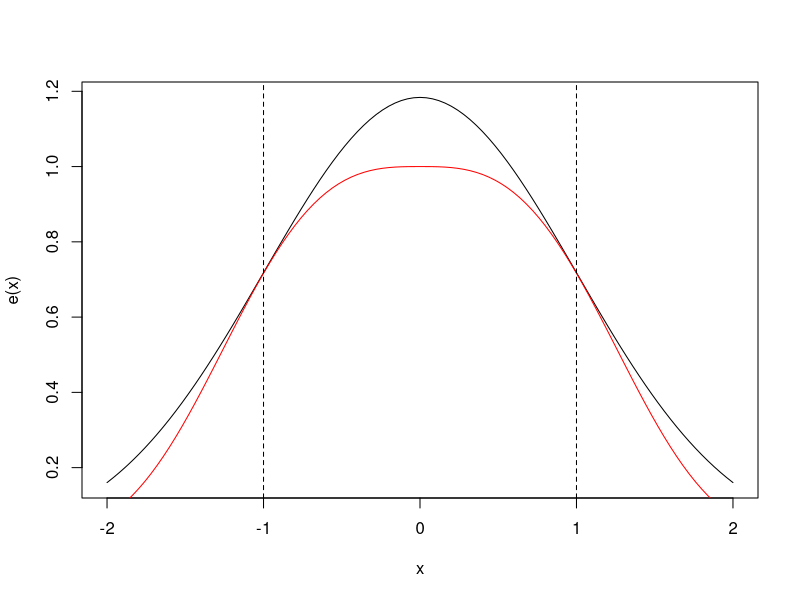
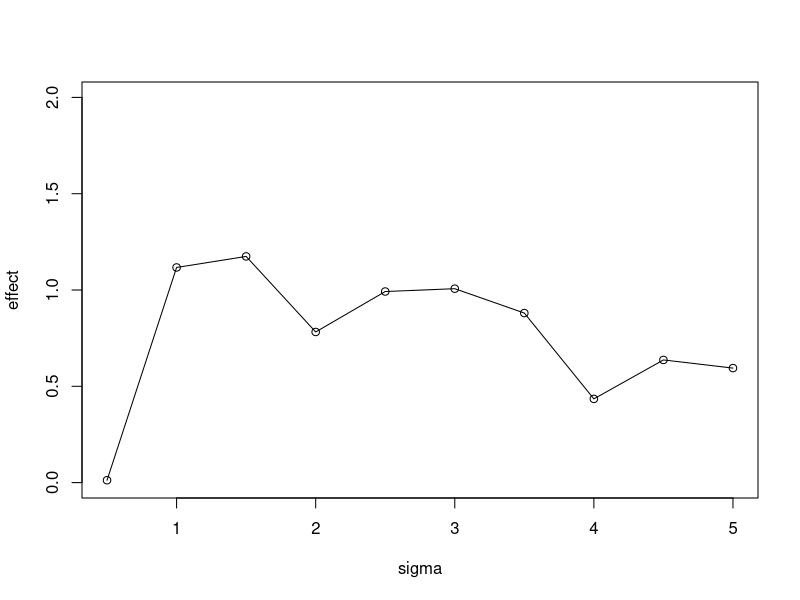

These charts were generated, in order, by the following R code:
## ---- chunk 1
e = function(x) {dnorm(x)/0.337}     ## optimal choice of \alpha under this proposaldensity
h = function(x) {exp(-abs(x)^3/3)}
curve(e(x), from=-2, to=2)
curve(h(x), add=T, col="red")
abline(v=c(-1,1), lty=2)

n = 100000
x = rnorm(n,0,1)
u = runif(n)
y = x[u<h(x)/e(x)]
mu_mc = mean(y^2)
V_mc = var (y^2)/n

## ---- chunk 2
set.seed(1)
sigma = seq(0.5,5,0.5)
effect = numeric(10)
mumrx = matrix (0, nrow = 10, ncol = 50)
muvec = numeric(10)
varvec = numeric (10)

q = function (x) {
  exp(-abs(x)^3/3)
}

h = function (x) {
  x^2
}

t = function (x) {
  h(x)*wts
}
## ---- chunk 3
for (j in 1:50) {
  set.seed (j+1)
  for (i in 1:10) {
  x=rnorm(n, 0, sigma[i])
  
  wts = q(x)/dnorm (x, 0, sigma[i])
  wts_norm = wts/sum(wts)
  
  mu.is = sum(h(x)*wts_norm)
  mumrx[i,j] = mu.is
  }
}

for(i in 1:10) {
  v1 = var(mumrx[i, 1:50])
  effect[i] = V_mc / v1
}
plot(sigma, effect, type="o", ylim=c(0,2))

best_sigma = 1.5
red_in_sample_size = effect[3]
red_in_sample_size
